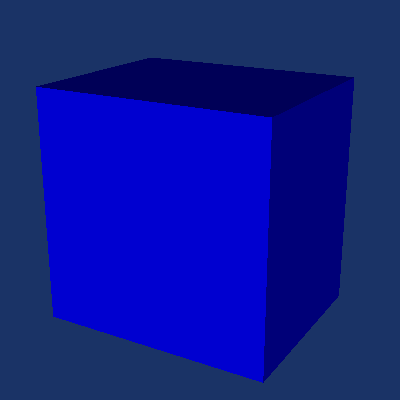

This figure's Python source:
#!/usr/bin/env python

# Visualize the clipped Mandelbrot dataset used for cell locator benchmarking,
# showing the unstructured grid that results from clipping with a plane.

# Factory overrides
import vtkmodules.vtkInteractionStyle  # noqa: F401
import vtkmodules.vtkRenderingFreeType  # noqa: F401
import vtkmodules.vtkRenderingOpenGL2  # noqa: F401

from vtkmodules.vtkCommonDataModel import vtkPlane
from vtkmodules.vtkFiltersGeneral import vtkClipDataSet
from vtkmodules.vtkImagingSources import vtkImageMandelbrotSource
from vtkmodules.vtkRenderingCore import (
    vtkActor,
    vtkDataSetMapper,
    vtkRenderWindow,
    vtkRenderWindowInteractor,
    vtkRenderer,
)

resolution = 25

# Create Mandelbrot image data
mandel = vtkImageMandelbrotSource()
mandel.SetWholeExtent(-resolution, resolution, -resolution, resolution, -resolution, resolution)
mandel.Update()

# Clip with a diagonal plane to produce unstructured grid
plane = vtkPlane()
plane.SetOrigin(resolution + 1, resolution + 1, resolution + 1)
plane.SetNormal(-1, -1, -1)

clipper = vtkClipDataSet()
clipper.SetInputConnection(mandel.GetOutputPort())
clipper.SetClipFunction(plane)
clipper.Update()

mapper = vtkDataSetMapper()
mapper.SetInputConnection(clipper.GetOutputPort())

actor = vtkActor()
actor.SetMapper(mapper)

# Renderer
renderer = vtkRenderer()
renderer.AddActor(actor)
renderer.SetBackground(0.1, 0.2, 0.4)

# Window
render_window = vtkRenderWindow()
render_window.AddRenderer(renderer)
render_window.SetSize(400, 400)
render_window.SetWindowName("cell locators")

# Interactor
interactor = vtkRenderWindowInteractor()
interactor.SetRenderWindow(render_window)

# Scene
renderer.ResetCamera()
renderer.GetActiveCamera().Azimuth(30)
renderer.GetActiveCamera().Elevation(20)
renderer.ResetCameraClippingRange()

interactor.Initialize()
interactor.Start()
